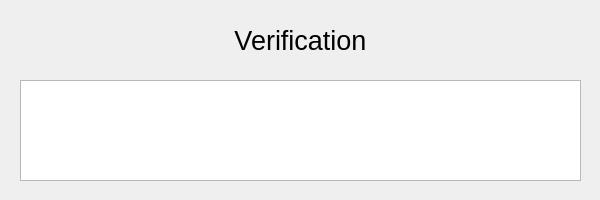
<?xml version="1.0" encoding="UTF-8"?>
<ui version="4.0">
 <class>Verif</class>
 <widget class="QMainWindow" name="Verif">
  <property name="geometry">
   <rect>
    <x>0</x>
    <y>0</y>
    <width>600</width>
    <height>200</height>
   </rect>
  </property>
  <property name="windowTitle">
   <string>Verification</string>
  </property>
  <widget class="QWidget" name="centralwidget">
   <widget class="QLabel" name="label">
    <property name="geometry">
     <rect>
      <x>10</x>
      <y>0</y>
      <width>581</width>
      <height>81</height>
     </rect>
    </property>
    <property name="font">
     <font>
      <pointsize>20</pointsize>
     </font>
    </property>
    <property name="text">
     <string>Verification</string>
    </property>
    <property name="alignment">
     <set>Qt::AlignCenter</set>
    </property>
   </widget>
   <widget class="QTextBrowser" name="textBrowser">
    <property name="enabled">
     <bool>true</bool>
    </property>
    <property name="geometry">
     <rect>
      <x>20</x>
      <y>80</y>
      <width>561</width>
      <height>101</height>
     </rect>
    </property>
   </widget>
  </widget>
 </widget>
 <resources/>
 <connections/>
</ui>
